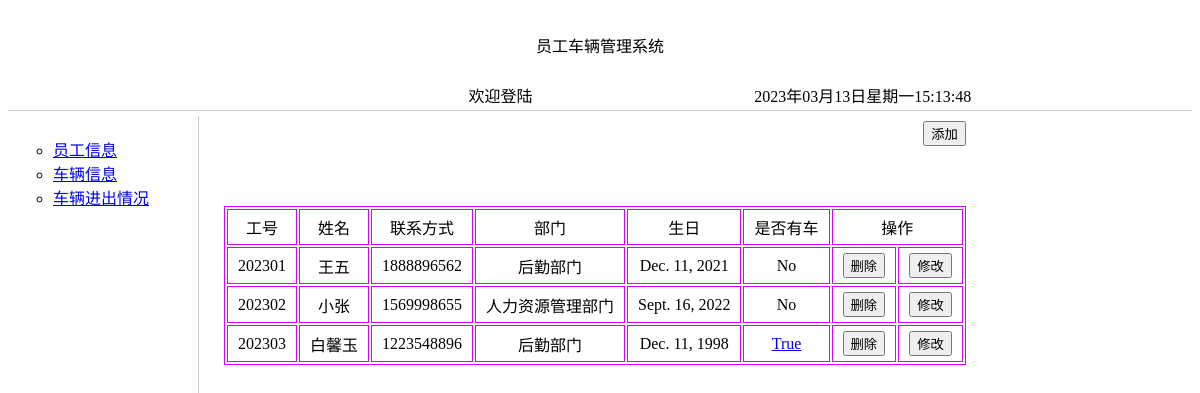
The page /showEmployee/ on the database its author committed.
### ecar/models.py (models this page shows)
class Employee(models.Model):
    sid = models.IntegerField(primary_key=True) #employee number
    name = models.CharField(max_length=20)
    phone = models.CharField(max_length=50)
    department = models.CharField(max_length=20)
    birthday = models.DateField()

### ecar/EmployeeOperation.py (the view)
# urls.py: path('showEmployee/', EmployeeOperation.show),
def show(request):
    employeeall = Employee.objects.all()
    for employee in employeeall:
        ifcar = list(Car.objects.filter(user_id=employee.sid)) #返回在车辆信息表里是否有该员工信息，若有则为该员工添加属性
        if ifcar: #若员工存在对应车辆信息
            employee.ifcar = True
        else:
            employee.ifcar = False
    return render(request, 'showemployee.html', {'employeeall': employeeall})

### templates/showemployee.html (shortened to what this page needs)
<!DOCTYPE html>
<html lang="en">
<head>
</head>
<!DOCTYPE HTML>
<html>
<head>
</head>
<body>
<div class="page">
    <div class="header">
        <div id="title">
            <table width="100%">
                <tr>
                    <td height="68" colspan="4" align="center">员工车辆管理系统</td>
                </tr>
                <tr>
                    <td width="40%" align="right">
                        <marquee>
                            欢迎登陆
                        </marquee>
                    </td>
                    <td width="50%" align="center"><span id="show"></span></td>
                </tr>
            </table>
        </div>
    </div>
    <div class="MainContainer">
        <div class="sidebar">
            <ul type="circle">
                <li>
                    <a href="/showEmployee/" target="right">员工信息</a></li>
                <li>
                    <a href="/showCar/" target="right">车辆信息</a></li>
                <li>
                    <a href="/showRecord/" target="right">车辆进出情况</a></li>
            </ul>
        </div>
        <div id="main" class="main">
            <div align="right">
                <button onclick="window.location.href='/addEmployee/'">添加</button>
            </div>
            <table>
                <tbody>
                <tr>
                    <td>工号</td>
                    <td>姓名</td>
                    <td>联系方式</td>
                    <td>部门</td>
                    <td>生日</td>
                    <td>是否有车</td>
                    <td colspan="2">操作</td>
                </tr>
                {% for i in employeeall %}
                    <tr>
                        <td>{{ i.sid }}</td>
                        <td>{{ i.name }}</td>
                        <td>{{ i.phone }}</td>
                        <td>{{ i.department }}</td>
                        <td>{{ i.birthday }}</td>
                        <td>{% if i.ifcar %}
                            <a href="/findcar/{{ i.sid }}">True</a>
                        {% else %}
                            No
                        {% endif %}
                        </td>
                        <td>
                            <button onclick="window.location.href='/deleteEmployee/{{ i.sid }}'">删除</button>
                        </td>
                        <td>
                            <button onclick="window.location.href='/editEmployee/{{ i.sid }}'">修改</button>
                        </td>
                    </tr>
                {% endfor %}
                </tbody>
            </table>
        </div>
    </div>
</div>
</body>
</html>

### templates/showemployee.html (style rules this page uses)
.header { border-bottom: 1px solid #ccc; margin-bottom: 5px; }
.MainContainer { min-width: 960px; max-width: 1600px; }
.sidebar { width: 180px; float: left; margin-right: -180px; border-right: 1px solid #ccc; min-height: 500px; padding: 5px; }
.main { float: left; margin-left: 200px; padding: 5px; }
.main table { text-align: center; border: 1px solid #d701fd; margin: 60px auto 45px; }
.main tr td { border: 1px solid #d701fd; padding: 5px 10px; }

### rows shown on the page
Employee: sid "202301", name "王五", phone "1888896562", department "后勤部门", birthday "Dec. 11, 2021", shows "No"
Employee: sid "202302", name "小张", phone "1569998655", department "人力资源管理部门", birthday "Sept. 16, 2022", shows "No"
Employee: sid "202303", name "白馨玉", phone "1223548896", department "后勤部门", birthday "Dec. 11, 1998"
